Frame 1 (no input): blank canvas, image omitted
Frame 60 (no input): blank canvas, image omitted
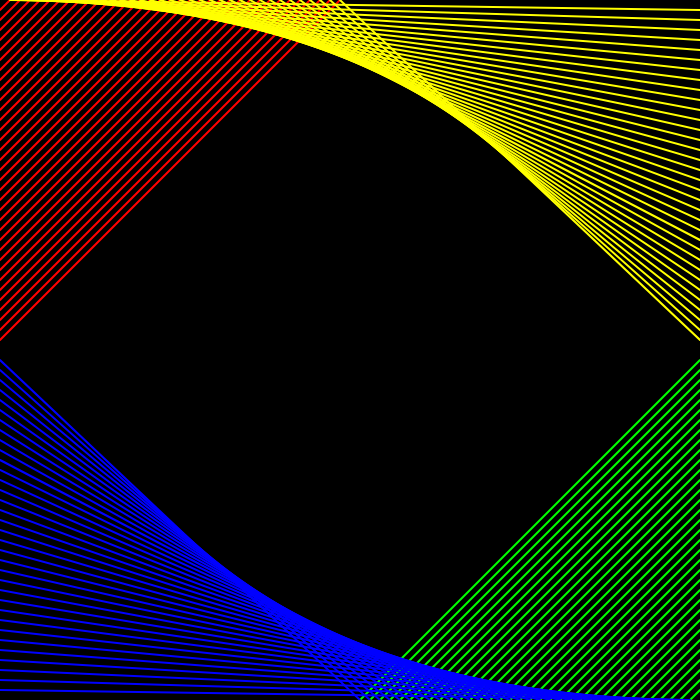
Frame 120 (the mouse pressed at the canvas centre since frame 60)

The p5.js sketch whose frames 1 and 60 were blank and that drew this single picture after the mouse press (run headless with seeded random() and noise() and a simulated clock; from frame 60 on, the mouse is pressed at the canvas centre):

// p5.js sketch
// ── sketch.js
function setup() {
      createCanvas(700, 700);
      strokeWeight(2);
  }

  function draw() {
      background(0);
      stroke(255,0,0);
      for(let i = 10; i < mouseX; i = i + 10){
          line(i, 0, 0, i);  
      }
      stroke(0,255,0);
      for(let i = 10; i < mouseX; i = i + 10){
          line(width - i, width, width, width - i);  
      }
      stroke(0,0,255);
      for(let i = 10; i < mouseY; i = i + 10){
          line(0, width - i, width - i, width);  
      }
      stroke(255,255,0);
      for(let i = 10; i < mouseY; i = i + 10){
          line(height, i, i, 0);  
      }
  }
